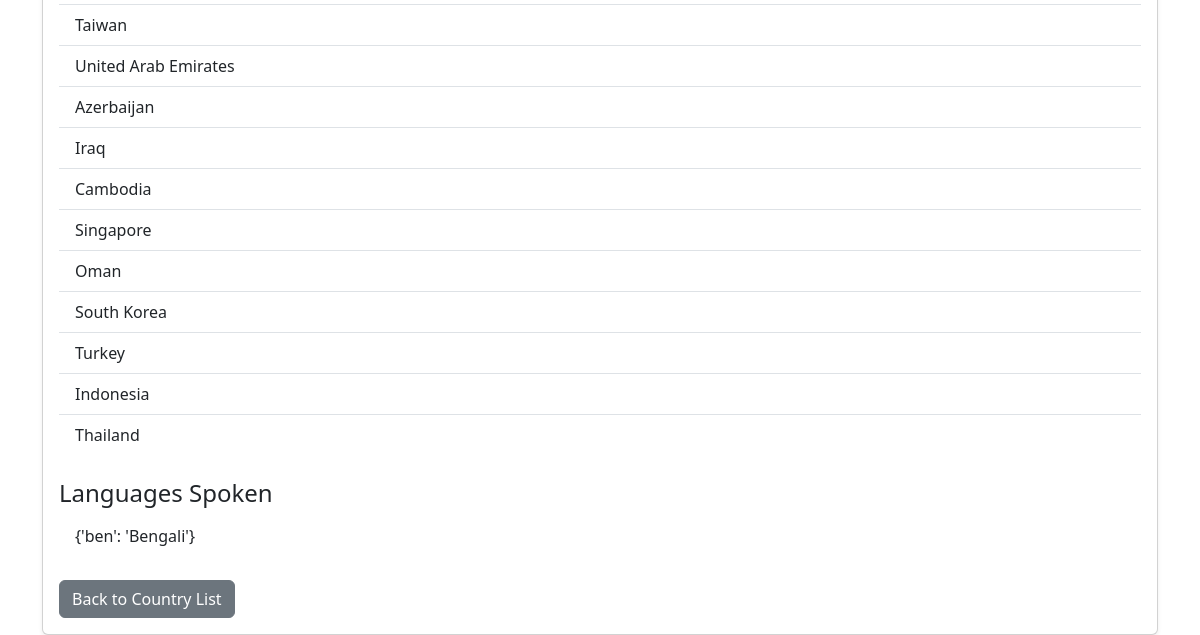
/countries/230/details/ (lower part), run on an earlier commit of the app's database.
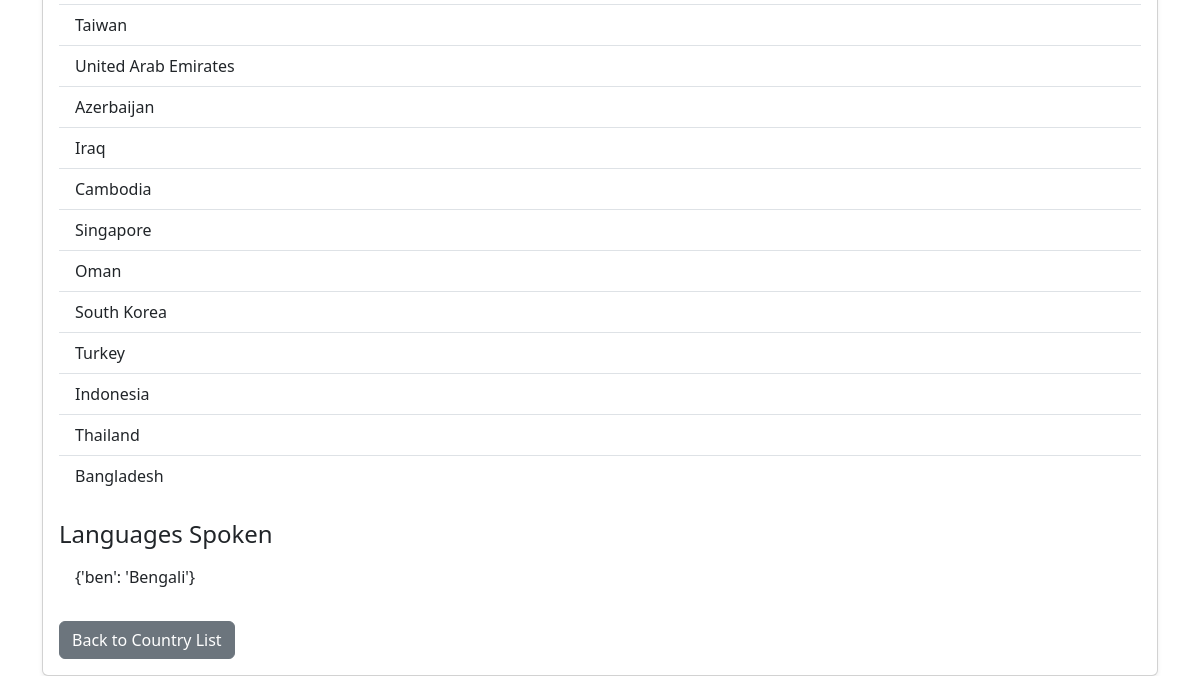
And on a later commit of the database.
### countries/models.py (models this page shows, shortened)
class Country (models.Model):
    name = models.CharField(max_length=255)
    official_name = models.CharField(max_length=255, null=True, blank=True)
    capital = models.CharField(max_length=255, null=True, blank=True)
    region = models.CharField(max_length=100, null=True, blank=True)
    subregion = models.CharField(max_length=100, null=True, blank=True)
    population = models.BigIntegerField(null=True, blank=True)
    area = models.FloatField(null=True, blank=True)
    flag_url = models.URLField(null=True, blank=True)
    independent = models.BooleanField(null=True)
    cca2 = models.CharField(max_length=5, null=True, blank=True)
    cca3 = models.CharField(max_length=5, null=True, blank=True)
    ccn3 = models.CharField(max_length=5, null=True, blank=True)
    currencies = models.JSONField(null=True, blank=True)
    languages = models.JSONField(null=True, blank=True)

### countries/views.py (the view)
# urls.py: path('countries/<int:pk>/details/',views.country_details,name = 'country_details'),
def country_details(request, pk):
    country = get_object_or_404(Country, pk=pk)
    same_region = Country.objects.filter(
        region=country.region).exclude(pk=country.pk)
    try:
        languages = json.loads(country.languages)
        if isinstance(languages, dict):
            languages = languages.values()
        else:
            languages = languages.split(',')
    except Exception:
        languages = [country.languages]
    return render(request, 'countries/country_details.html', {
        'country': country,
        'same_region': same_region,
        'languages': languages,
    })

### countries/templates/countries/country_details.html (shortened to what this page needs)
{% load static %}
<!DOCTYPE html>
<html lang="en">
<head>
    <link href="https://cdn.jsdelivr.net/npm/bootstrap@5.3.0/dist/css/bootstrap.min.css" rel="stylesheet">
</head>
<body>
<div class="container mt-5">
    <div class="card shadow-sm">
        <div class="card-body">
            <ul class="list-group list-group-flush">
                {% for c in same_region %}
                    <li class="list-group-item">{{ c.name }}</li>
                {% empty %}
                    <li class="list-group-item text-muted">No other countries in this region.</li>
                {% endfor %}
            </ul>
            <h4 class="mt-4">Languages Spoken</h4>
            <ul class="list-group list-group-flush">
                {% for lang in languages %}
                    <li class="list-group-item">{{ lang }}</li>
                {% empty %}
                    <li class="list-group-item text-muted">No languages available.</li>
                {% endfor %}
            </ul>
            <a href="{% url 'country_list' %}" class="btn btn-secondary mt-4">Back to Country List</a>
        </div>
    </div>
</div>
</body>
</html>

What changed in the data, as far as the page shows it:
added Country: name "Bangladesh"
